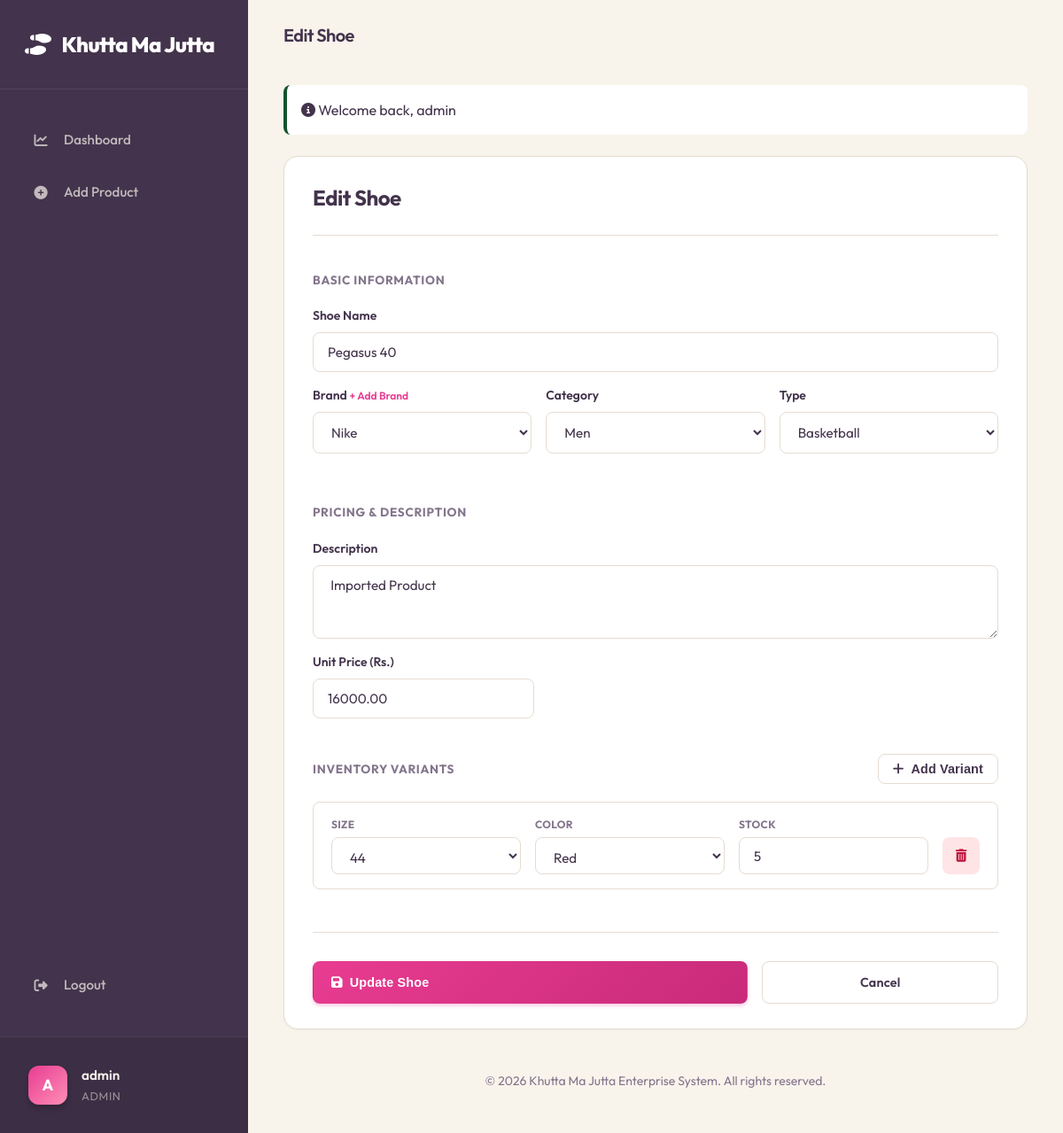
/edit.php?id=3 (signed in), run on the app's committed database.
### tables this page shows
CREATE TABLE IF NOT EXISTS shoes (
    id INT AUTO_INCREMENT PRIMARY KEY,
    name VARCHAR(255) NOT NULL,
    brand_id INT,
    type_id INT,
    category_id INT,
    price DECIMAL(10, 2) NOT NULL,
    description TEXT,
    created_at TIMESTAMP DEFAULT CURRENT_TIMESTAMP,
    FOREIGN KEY (brand_id) REFERENCES brands(id) ON DELETE SET NULL,
    FOREIGN KEY (type_id) REFERENCES shoe_types(id) ON DELETE SET NULL,
    FOREIGN KEY (category_id) REFERENCES categories(id) ON DELETE SET NULL
);

CREATE TABLE IF NOT EXISTS brands (
    id INT AUTO_INCREMENT PRIMARY KEY,
    name VARCHAR(100) NOT NULL UNIQUE
);

CREATE TABLE IF NOT EXISTS categories (
    id INT AUTO_INCREMENT PRIMARY KEY,
    name VARCHAR(50) NOT NULL UNIQUE
);

CREATE TABLE IF NOT EXISTS shoe_types (
    id INT AUTO_INCREMENT PRIMARY KEY,
    name VARCHAR(100) NOT NULL UNIQUE
);

CREATE TABLE IF NOT EXISTS shoe_variants (
    id INT AUTO_INCREMENT PRIMARY KEY,
    shoe_id INT NOT NULL,
    size INT NOT NULL,
    color_id INT NOT NULL,
    stock_quantity INT NOT NULL DEFAULT 0 CHECK (stock_quantity >= 0),
    created_at TIMESTAMP DEFAULT CURRENT_TIMESTAMP,
    FOREIGN KEY (shoe_id) REFERENCES shoes(id) ON DELETE CASCADE,
    FOREIGN KEY (color_id) REFERENCES colors(id)
);

CREATE TABLE IF NOT EXISTS colors (
    id INT AUTO_INCREMENT PRIMARY KEY,
    name VARCHAR(50) NOT NULL UNIQUE,
    hex_code VARCHAR(7) DEFAULT '#000000'
);

### public/edit.php (called while the page is built, shortened)
<?php
require_once __DIR__ . '/../config/db.php';
require_once __DIR__ . '/../includes/functions.php';
$id = $_GET['id'] ?? null;
$stmt = $pdo->prepare("SELECT * FROM shoes WHERE id = :id");
$stmt->execute(['id' => $id]);
$shoe = $stmt->fetch();
try {
    $brands = $pdo->query("SELECT * FROM brands ORDER BY name")->fetchAll();
    $types = $pdo->query("SELECT * FROM shoe_types ORDER BY name")->fetchAll();
    $categories = $pdo->query("SELECT * FROM categories ORDER BY name")->fetchAll();
    $colors = $pdo->query("SELECT * FROM colors ORDER BY name")->fetchAll();
    $stmtVar = $pdo->prepare("SELECT v.*, c.name as color_name FROM shoe_variants v JOIN colors c ON v.color_id = c.id WHERE v.shoe_id = :id");
    $stmtVar->execute(['id' => $id]);
    $existing_variants = $stmtVar->fetchAll();
} catch (PDOException $e) {
    die("Database Error: " . $e->getMessage());
}
$errors = [];
$form_data = $shoe;
$form_data['variants'] = $existing_variants;
render_view('inventory/form', [
    'title' => 'Edit Shoe',
    'page' => 'edit',
    'form_data' => $form_data,
    'errors' => $errors,
    'brands' => $brands,
    'types' => $types,
    'categories' => $categories,
    'colors' => $colors,
    'action' => 'edit.php?id=' . $id,
    'submit_text' => 'Update Shoe'
]);
?>

### templates/inventory/form.php (the view, shortened to what this page needs)
<div class="table-container" style="padding: 2.5rem; background: var(--bg-surface);">
    <div style="max-width: 1000px; margin: 0 auto;">
        <div style="margin-bottom: 2.5rem; border-bottom: 1px solid var(--border); padding-bottom: 1.5rem;">
            <h2 style="font-size: 1.5rem; font-weight: 700; color: var(--text-main); margin: 0;"><?= h($title); ?></h2>
        </div>
        <form action="<?= $action; ?>" method="POST">
            <div style="margin-bottom: 2.5rem;">
                <h4 style="font-size: 0.85rem; font-weight: 700; color: var(--text-muted); text-transform: uppercase; letter-spacing: 0.05em; margin-bottom: 1.25rem;">
                    Basic Information
                </h4>
                <div class="form-group">
                    <label for="name">Shoe Name</label>
                    <input type="text" id="name" name="name" class="form-control"
                           value="<?= h($form_data['name']); ?>" required placeholder="e.g. Nike Air Max">
                </div>
                <div style="display: grid; grid-template-columns: repeat(3, 1fr); gap: 1rem;">
                    <div class="form-group">
                        <label for="brand">Brand <a href="#" onclick="openBrandModal(event)" style="font-size: 0.75rem; color: var(--primary); text-decoration: none;">+ Add Brand</a></label>
                        <select id="brand" name="brand_id" required>
                            <?php foreach ($brands as $brand): ?>
                                <option value="<?= $brand['id']; ?>" <?= $form_data['brand_id'] == $brand['id'] ? 'selected' : ''; ?>>
                                    <?= h($brand['name']); ?>
                                </option>
                            <?php endforeach; ?>
                        </select>
                    </div>
                    <div class="form-group">
                        <label for="category">Category</label>
                        <select id="category" name="category_id" required>
                            <?php foreach ($categories as $cat): ?>
                                <option value="<?= $cat['id']; ?>" <?= $form_data['category_id'] == $cat['id'] ? 'selected' : ''; ?>>
                                    <?= h($cat['name']); ?>
                                </option>
                            <?php endforeach; ?>
                        </select>
                    </div>
                    <div class="form-group">
                        <label for="type">Type</label>
                        <select id="type" name="type_id" required>
                            <?php foreach ($types as $type): ?>
                                <option value="<?= $type['id']; ?>" <?= $form_data['type_id'] == $type['id'] ? 'selected' : ''; ?>>
                                    <?= h($type['name']); ?>
                                </option>
                            <?php endforeach; ?>
                        </select>
                    </div>
                </div>
            </div>
            <div style="margin-bottom: 2.5rem;">
                <h4 style="font-size: 0.85rem; font-weight: 700; color: var(--text-muted); text-transform: uppercase; letter-spacing: 0.05em; margin-bottom: 1.25rem;">
                    Pricing & Description
                </h4>
                <div class="form-group">
                    <label for="description">Description</label>
                    <textarea id="description" name="description" class="form-control" rows="3"
                              style="min-height: 80px;"
                              placeholder="Product details..."><?= h($form_data['description'] ?? ''); ?></textarea>
                </div>
                <div class="form-group" style="max-width: 250px;">
                    <label for="price">Unit Price (Rs.)</label>
                    <input type="number" step="0.01" id="price" name="price" class="form-control"
                           value="<?= h($form_data['price']); ?>" required placeholder="0.00">
                </div>
            </div>
            <div style="margin-bottom: 3rem;">
                <div style="display: flex; justify-content: space-between; align-items: center; margin-bottom: 1.25rem;">
                    <h4 style="font-size: 0.85rem; font-weight: 700; color: var(--text-muted); text-transform: uppercase; letter-spacing: 0.05em; margin: 0;">
                        Inventory Variants
                    </h4>
                    <button type="button" class="btn btn-secondary btn-sm" onclick="addVariantRow()" style="padding: 0.5rem 1rem;">
                        <i class="fa-solid fa-plus"></i> Add Variant
                    </button>
                </div>
                <div id="variant-list">
                    <?php
                    $vars = $form_data['variants'] ?? [];
                    foreach ($vars as $v):
                    ?>
                        <div class="variant-block">
                            <div class="variant-field">
                                <label>Size</label>
                                <select name="sizes[]" required>
                                    <?php for($s=35; $s<=46; $s++): ?>
                                        <option value="<?= $s; ?>" <?= ($v['size'] ?? '') == $s ? 'selected' : ''; ?>><?= $s; ?></option>
                                    <?php endfor; ?>
                                </select>
                            </div>
                            <div class="variant-field">
                                <label>Color</label>
                                <select name="colors[]" required>
                                    <?php foreach ($colors as $color): ?>
                                        <option value="<?= $color['id']; ?>" <?= ($v['color_id'] ?? '') == $color['id'] ? 'selected' : ''; ?>>
                                            <?= h($color['name']); ?>
                                        </option>
                                    <?php endforeach; ?>
                                </select>
                            </div>
                            <div class="variant-field">
                                <label>Stock</label>
                                <input type="number" name="stocks[]" required min="0" value="<?= (int)($v['stock_quantity'] ?? 0); ?>" placeholder="0">
                            </div>
                            <button type="button" class="btn btn-danger btn-sm" onclick="removeVariantRow(this)">
                                <i class="fa-solid fa-trash-can"></i>
                            </button>
                        </div>
                    <?php endforeach; ?>
                </div>
            </div>
            <div style="display: flex; gap: 1rem; margin-top: 3rem; padding-top: 2rem; border-top: 1px solid var(--border);">
                <button type="submit" class="btn btn-primary" style="flex: 2; height: 48px; border-radius: 8px;">
                    <i class="fa-solid fa-save"></i> <?= h($submit_text); ?>
                </button>
                <a href="index.php" class="btn btn-secondary" style="flex: 1; height: 48px; border-radius: 8px; display: flex; align-items: center; justify-content: center;">Cancel</a>
            </div>
        </form>
    </div>
</div>

### assets/css/style.css (style rules this page uses)
:root { --primary: #E83C91; --primary-hover: #c92a7a; --secondary: #FF8FB7; --accent: #FF8FB7; --bg-body: #F8F4EC; --bg-sidebar: #43334C; --bg-surface: #ffffff; --text-main: #43334C; --text-muted: #84758C; --text-inverted: #F8F4EC; --border: #e6dcd0; --success-bg: #dcfce7; --success-text: #14532d; --warning-bg: #fef9c3; --warning-text: #713f12; --danger-bg: #ffe4e6; --danger-text: #be123c; --shadow-sm: 0 1px 2px 0 rgba(67, 51, 76, 0.05); --shadow-md: 0 4px 6px -1px rgba(67, 51, 76, 0.1), 0 2px 4px -1px rgba(67, 51, 76, 0.06); --shadow-lg: 0 10px 15px -3px rgba(67, 51, 76, 0.1), 0 4px 6px -2px rgba(67, 51, 76, 0.05); }
* { box-sizing: border-box; margin: 0; padding: 0; }
body { font-family: 'Outfit', -apple-system, BlinkMacSystemFont, "Segoe UI", Roboto, "Helvetica Neue", Arial, sans-serif; background-color: var(--bg-body); color: var(--text-main); height: 100vh; display: flex; overflow: hidden; line-height: 1.5; -webkit-font-smoothing: antialiased; }
h1, h2, h3, h4, h5, h6 { font-weight: 700; letter-spacing: -0.02em; }
.table-container { background: var(--bg-surface); border-radius: 1rem; border: 1px solid var(--border); box-shadow: var(--shadow-sm); overflow: hidden; margin-bottom: 2rem; }
.btn { display: inline-flex; align-items: center; gap: 0.5rem; padding: 0.625rem 1.25rem; border-radius: 0.5rem; font-weight: 600; text-decoration: none; border: 1px solid transparent; cursor: pointer; font-size: 0.9rem; transition: all 0.2s; letter-spacing: 0.01em; }
.btn-primary { background: linear-gradient(135deg, var(--primary), var(--primary-hover)); color: white; box-shadow: 0 2px 4px rgba(232, 60, 145, 0.3); }
.btn-secondary { background: white; border-color: var(--border); color: var(--text-main); }
.btn-danger { background: var(--danger-bg); color: var(--danger-text); border: 1px solid transparent; }
label { font-size: 0.875rem; font-weight: 600; margin-bottom: 0.5rem; color: var(--text-main); display: block; }
.form-group { margin-bottom: 1rem; width: 100%; }
.table-container { padding: 1.75rem 2rem !important; }
input, select, textarea { padding: 0.75rem 1rem; border: 1px solid var(--border); border-radius: 0.5rem; background: #fff; color: var(--text-main); font-family: 'Outfit', sans-serif; font-size: 0.95rem; transition: all 0.2s; width: 100%; display: block; }
.form-control, input, select, textarea { transition: all 0.3s cubic-bezier(0.4, 0, 0.2, 1); }
.variant-block { background: #ffffff; border: 1px solid var(--border); border-radius: 8px; padding: 1rem 1.25rem; margin-bottom: 0.75rem; display: grid !important; grid-template-columns: 1fr 1fr 1fr 42px; gap: 1rem; align-items: end; transition: all 0.2s ease; }
.variant-field { display: flex; flex-direction: column; gap: 0.35rem; }
.variant-field label { font-size: 0.75rem; font-weight: 700; color: var(--text-muted); text-transform: uppercase; letter-spacing: 0.025em; margin: 0; }
.variant-field select, .variant-field input { height: 42px; width: 100% !important; margin: 0 !important; }
.variant-block .btn-danger { height: 42px; width: 42px; padding: 0; display: flex; align-items: center; justify-content: center; border-radius: 8px; flex-shrink: 0; }

### data on the page
shoes: name "Pegasus 40", brand_id "Nike", category_id "Men", type_id "Basketball", description "Imported Product", price "16000.00"
shoe_variants: size "44", color.name "Red", stock_quantity "5"

### other printed values
substr($_SESSION['username'], 0, 1) "A"
$_SESSION['username'] "admin"
$_SESSION['role'] "ADMIN"
$title "Edit Shoe"
$msg['message'] "Welcome back, admin"
$submit_text "Update Shoe"
